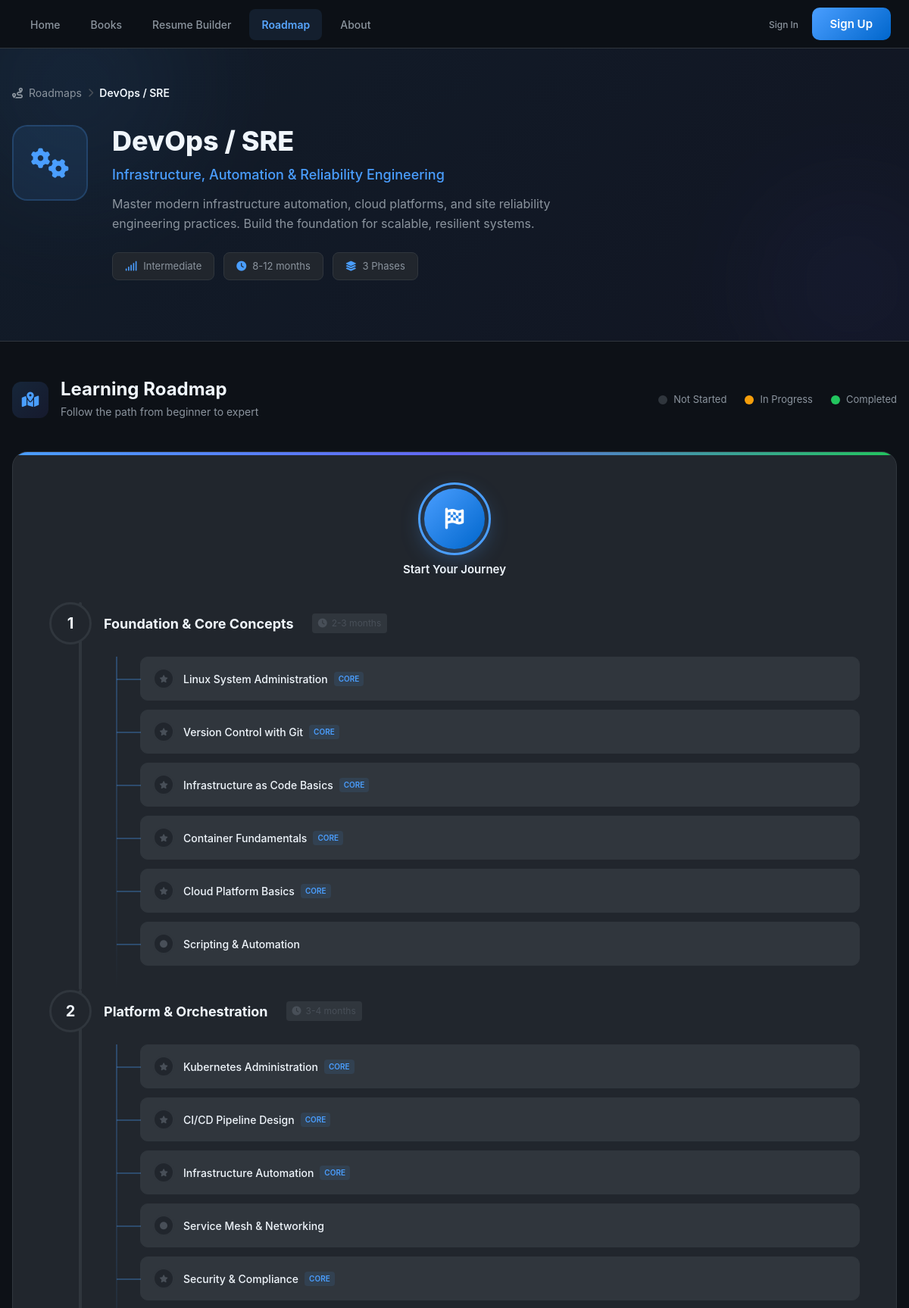
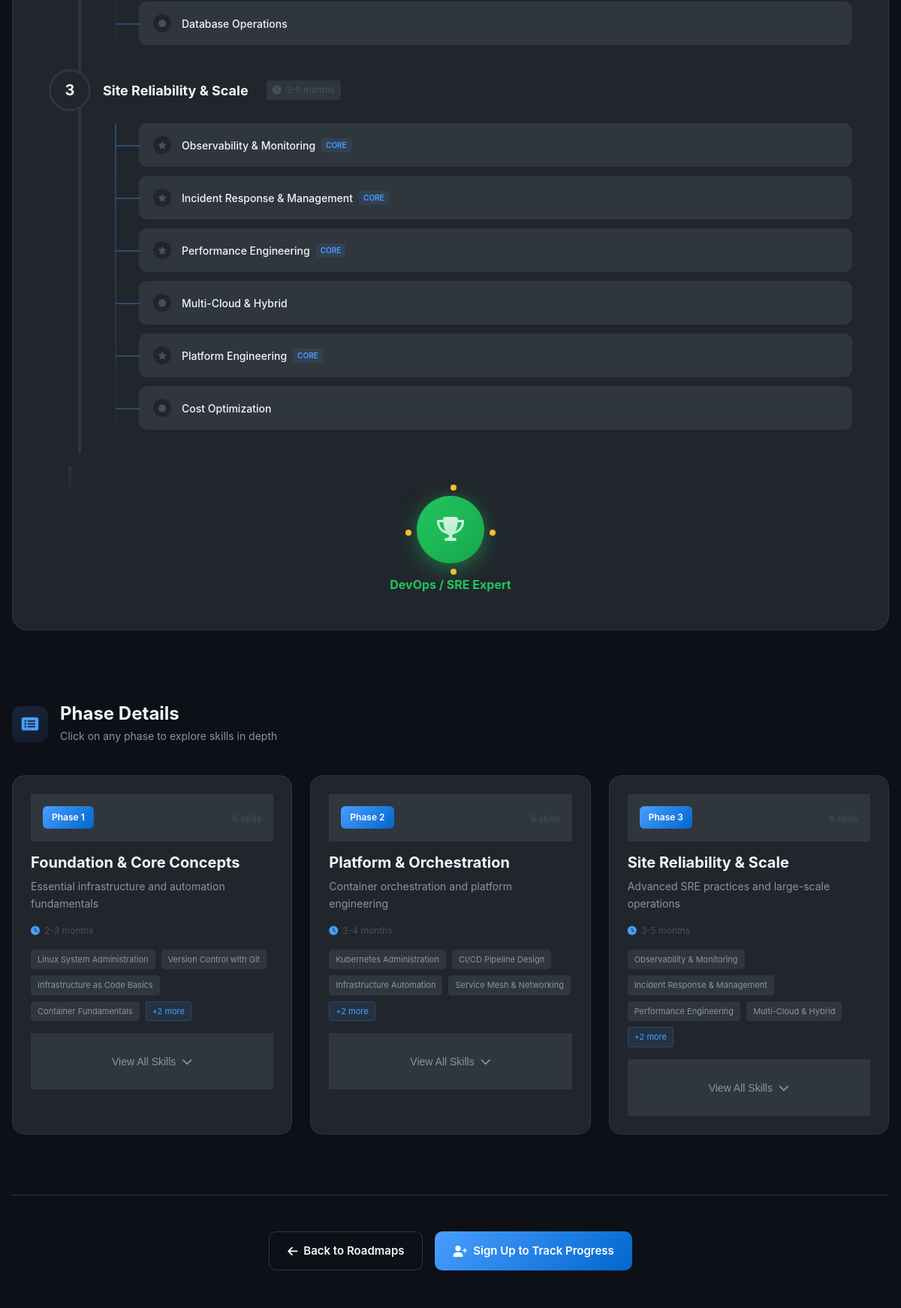
/roadmap/path/devops-sre/ (upper part), run on the app's committed database (2 pictures, top to bottom).
### roadmap/models.py (models this page shows, shortened)
class RoadmapPath(models.Model):
    DIFFICULTY_CHOICES = [
        ('beginner', 'Beginner'),
        ('intermediate', 'Intermediate'),
        ('advanced', 'Advanced'),
    ]
    name = models.CharField(max_length=100, unique=True)
    slug = models.SlugField(max_length=100, unique=True, blank=True)
    subtitle = models.CharField(max_length=200)
    description = models.TextField()
    icon_class = models.CharField(max_length=50, default='fas fa-route')
    difficulty = models.CharField(max_length=20, choices=DIFFICULTY_CHOICES, default='intermediate')
    estimated_duration = models.CharField(max_length=50)  # e.g., "12-18 months"
    order = models.PositiveIntegerField(default=0)
    is_active = models.BooleanField(default=True)
    created_at = models.DateTimeField(auto_now_add=True)
    updated_at = models.DateTimeField(auto_now=True)
    class Meta:
        ordering = ['order', 'name']
        verbose_name = 'Roadmap Path'
        verbose_name_plural = 'Roadmap Paths'

class RoadmapPhase(models.Model):
    roadmap_path = models.ForeignKey(RoadmapPath, on_delete=models.CASCADE, related_name='phases')
    name = models.CharField(max_length=100)
    description = models.TextField()
    duration = models.CharField(max_length=50)  # e.g., "3-4 months"
    order = models.PositiveIntegerField(default=0)
    is_active = models.BooleanField(default=True)
    created_at = models.DateTimeField(auto_now_add=True)
    updated_at = models.DateTimeField(auto_now=True)
    class Meta:
        ordering = ['roadmap_path', 'order']
        unique_together = ['roadmap_path', 'order']
        verbose_name = 'Roadmap Phase'
        verbose_name_plural = 'Roadmap Phases'

class RoadmapSkill(models.Model):
    phase = models.ForeignKey(RoadmapPhase, on_delete=models.CASCADE, related_name='skills')
    name = models.CharField(max_length=200)
    description = models.TextField(blank=True)
    is_core = models.BooleanField(default=True)  # Core vs optional skill
    order = models.PositiveIntegerField(default=0)
    created_at = models.DateTimeField(auto_now_add=True)
    updated_at = models.DateTimeField(auto_now=True)
    class Meta:
        ordering = ['phase', 'order']
        unique_together = ['phase', 'order']
        verbose_name = 'Roadmap Skill'
        verbose_name_plural = 'Roadmap Skills'

### roadmap/views.py (the view, shortened to what this page needs)
# urls.py: path('path/<slug:slug>/', views.path_detail, name='path_detail'),
@never_cache
@vary_on_headers('User-Agent')
def path_detail(request, slug):
    roadmap_path = get_object_or_404(RoadmapPath, slug=slug, is_active=True)
    phases = roadmap_path.phases.filter(is_active=True).prefetch_related('skills').order_by('order')
    user_progress = {}
    context = {
        'roadmap_path': roadmap_path,
        'phases': phases,
        'user_progress': user_progress,
        'page_type': 'roadmap_detail',  # For state isolation
        'path_slug': slug,  # Explicit path identifier
    }
    return render(request, 'roadmap/path_detail.html', context)

### accounts/context_processors.py (called while the page is built)
def access_control_context(request):
    try:
        if hasattr(request, 'user') and request.user and request.user.is_authenticated:
            return {
                'access_context': get_user_access_context(request.user)
            }
    except Exception as e:
        import logging
        logger = logging.getLogger(__name__)
        logger.error(f"Error in access_control_context: {e}")
    return {
        'access_context': {
            'has_content_access': False,
            'is_superuser': False,
            'access_status': None,
            'can_request_access': False,
            'access_status_display': 'Unknown'
        }
    }

### roadmap/templates/roadmap/path_detail.html (shortened to what this page needs)
{% extends 'base.html' %}
{% load static %}
{% load roadmap_extras %}
{% block content %}
<div class="roadmap-detail-page">
  <div class="roadmap-hero-header">
    <div class="hero-bg-effects">
      <div class="hero-glow glow-1"></div>
      <div class="hero-glow glow-2"></div>
    </div>
    <div class="container">
      <div class="breadcrumb-nav">
        <a href="{% url 'roadmap:home' %}"><i class="fas fa-route"></i> Roadmaps</a>
        <i class="fas fa-chevron-right"></i>
        <span>{{ roadmap_path.name }}</span>
      </div>
      <div class="hero-content">
        <div class="path-icon-large">
          <i class="{{ roadmap_path.icon_class }}"></i>
        </div>
        <div class="path-info">
          <h1>{{ roadmap_path.name }}</h1>
          <p class="subtitle">{{ roadmap_path.subtitle }}</p>
          <p class="description">{{ roadmap_path.description }}</p>
          <div class="path-meta">
            <span class="meta-badge"><i class="fas fa-signal"></i> {{ roadmap_path.get_difficulty_display }}</span>
            <span class="meta-badge"><i class="fas fa-clock"></i> {{ roadmap_path.estimated_duration }}</span>
            <span class="meta-badge"><i class="fas fa-layer-group"></i> {{ phases.count }} Phases</span>
          </div>
        </div>
      </div>
    </div>
  </div>
  <div class="container">
    <div class="roadmap-visual-section">
      <div class="section-header">
        <div class="section-title">
          <div class="title-icon"><i class="fas fa-map-marked-alt"></i></div>
          <div>
            <h2>Learning Roadmap</h2>
            <p>Follow the path from beginner to expert</p>
          </div>
        </div>
        <div class="legend">
          <span class="legend-item"><span class="dot not-started"></span> Not Started</span>
          <span class="legend-item"><span class="dot in-progress"></span> In Progress</span>
          <span class="legend-item"><span class="dot completed"></span> Completed</span>
        </div>
      </div>
      <div class="visual-roadmap">
        <div class="roadmap-start">
          <div class="start-node">
            <div class="node-inner">
              <i class="fas fa-flag-checkered"></i>
            </div>
            <div class="node-pulse"></div>
          </div>
          <span class="start-label">Start Your Journey</span>
        </div>
        <div class="roadmap-timeline">
          {% for phase in phases %}
          <div class="timeline-phase phase-{{ forloop.counter }}" data-phase="{{ forloop.counter }}">
            <div class="phase-connector">
              <div class="connector-line"></div>
            </div>
            <div class="phase-node-wrapper">
              <div class="phase-node" data-phase-id="{{ phase.id }}">
                <div class="node-number">{{ forloop.counter }}</div>
              </div>
              <div class="phase-label">{{ phase.name }}</div>
              <div class="phase-duration"><i class="fas fa-clock"></i> {{ phase.duration }}</div>
            </div>
            <div class="skills-branch">
              <div class="branch-line"></div>
              <div class="skills-container">
                {% for skill in phase.skills.all %}
                <div class="skill-node {% if skill.id in user_progress %}skill-{{ user_progress|lookup:skill.id }}{% else %}skill-not-started{% endif %}"
                     data-skill-id="{{ skill.id }}"
                     data-skill-name="{{ skill.name }}">
                  <div class="skill-dot">
                    {% if skill.is_core %}
                    <i class="fas fa-star"></i>
                    {% else %}
                    <i class="fas fa-circle"></i>
                    {% endif %}
                  </div>
                  <div class="skill-info">
                    <span class="skill-name">{{ skill.name }}</span>
                    {% if skill.is_core %}<span class="core-tag">Core</span>{% endif %}
                  </div>
                </div>
                {% endfor %}
              </div>
            </div>
          </div>
          {% endfor %}
        </div>
        <div class="roadmap-end">
          <div class="end-connector">
            <div class="connector-line"></div>
          </div>
          <div class="end-node">
            <div class="node-inner">
              <i class="fas fa-trophy"></i>
            </div>
            <div class="node-glow"></div>
            <div class="celebration-particles">
              <span></span><span></span><span></span><span></span>
            </div>
          </div>
          <span class="end-label">{{ roadmap_path.name }} Expert</span>
        </div>
      </div>
    </div>
    <div class="phase-details-section">
      <div class="section-header">
        <div class="section-title">
          <div class="title-icon"><i class="fas fa-list-alt"></i></div>
          <div>
            <h2>Phase Details</h2>
            <p>Click on any phase to explore skills in depth</p>
          </div>
        </div>
      </div>
      <div class="phase-cards-grid">
        {% for phase in phases %}
        <div class="phase-detail-card" data-phase="{{ forloop.counter }}">
          <div class="card-header">
            <div class="phase-badge">Phase {{ forloop.counter }}</div>
            <div class="phase-status">
              <span class="skills-count">{{ phase.skills.count }} skills</span>
            </div>
          </div>
          <h3>{{ phase.name }}</h3>
          <p>{{ phase.description }}</p>
          <div class="card-meta">
            <span><i class="fas fa-clock"></i> {{ phase.duration }}</span>
          </div>
          <div class="card-skills-preview">
            {% for skill in phase.skills.all|slice:":4" %}
            <span class="skill-tag">{{ skill.name }}</span>
            {% endfor %}
            {% if phase.skills.count > 4 %}
            <span class="skill-tag more">+{{ phase.skills.count|add:"-4" }} more</span>
            {% endif %}
          </div>
          <div class="card-footer">
            <button class="expand-btn" data-phase="{{ forloop.counter }}">
              <span>View All Skills</span>
              <i class="fas fa-chevron-down"></i>
            </button>
          </div>
        </div>
        {% endfor %}
      </div>
    </div>
    <div class="page-actions">
      <a href="{% url 'roadmap:home' %}" class="btn-secondary">
        <i class="fas fa-arrow-left"></i> Back to Roadmaps
      </a>
      {% if user.is_authenticated %}
      <button class="btn-primary" id="reset-progress">
        <i class="fas fa-redo"></i> Reset Progress
      </button>
      {% else %}
      <a href="{% url 'accounts.signup' %}" class="btn-primary">
        <i class="fas fa-user-plus"></i> Sign Up to Track Progress
      </a>
      {% endif %}
    </div>
  </div>
</div>
{% endblock %}

### booksstore/static/css/dark-theme-unified.css (style rules this page uses)
:root { --bg-primary: #0d1117; --bg-secondary: #161b22; --bg-surface: #21262d; --bg-elevated: #30363d; --bg-overlay: #161b22; --bg-input: #0d1117; --bg-hero: linear-gradient(135deg, #0d1117 0%, #161b22 100%); --text-primary: #f0f6fc; --text-secondary: #8b949e; --text-tertiary: #6e7681; --text-muted: #484f58; --text-inverse: #24292f; --accent-primary: #58a6ff; --accent-hover: #388bfd; --accent-active: #1f6feb; --accent-subtle: rgba(88, 166, 255, 0.1); --accent-muted: rgba(88, 166, 255, 0.4); --accent-emphasis: #1f6feb; --success: #3fb950; --success-subtle: rgba(63, 185, 80, 0.15); --success-muted: rgba(63, 185, 80, 0.4); --warning: #d29922; --warning-subtle: rgba(210, 153, 34, 0.15); --warning-muted: rgba(210, 153, 34, 0.4); --error: #f85149; --error-subtle: rgba(248, 81, 73, 0.15); --error-muted: rgba(248, 81, 73, 0.4); --info: #79c0ff; --info-subtle: rgba(121, 192, 255, 0.15); --info-muted: rgba(121, 192, 255, 0.4); --border-default: #30363d; --border-muted: #21262d; --border-subtle: #484f58; --border-emphasis: #6e7681; --border-focus: var(--accent-primary); --border-success: var(--success); --border-warning: var(--warning); --border-error: var(--error); --shadow-sm: 0 1px 2px rgba(0, 0, 0, 0.3); --shadow-md: 0 3px 6px rgba(0, 0, 0, 0.4); --shadow-lg: 0 8px 24px rgba(0, 0, 0, 0.5); --shadow-xl: 0 12px 48px rgba(0, 0, 0, 0.6); --glow-accent: 0 0 0 3px var(--accent-subtle); --glow-success: 0 0 0 3px var(--success-subtle); --glow-error: 0 0 0 3px var(--error-subtle); --space-1: 4px; --space-2: 8px; --space-3: 12px; --space-4: 16px; --space-5: 20px; --space-6: 24px; --space-8: 32px; --space-10: 40px; --space-12: 48px; --space-16: 64px; --space-20: 80px; --space-24: 96px; --font-size-xs: 12px; --font-size-sm: 14px; --font-size-base: 16px; --font-size-lg: 18px; --font-size-xl: 20px; --font-size-2xl: 24px; --font-size-3xl: 30px; --font-size-4xl: 36px; --font-size-5xl: 48px; --font-weight-normal: 400; --font-weight-medium: 500; --font-weight-semibold: 600; --font-weight-bold: 700; --line-height-tight: 1.25; --line-height-snug: 1.375; --line-height-normal: 1.5; --line-height-relaxed: 1.625; --radius-sm: 6px; --radius-md: 8px; --radius-lg: 12px; --radius-xl: 16px; --radius-2xl: 24px; --radius-full: 9999px; --transition-fast: 150ms cubic-bezier(0.4, 0, 0.2, 1); --transition-normal: 250ms cubic-bezier(0.4, 0, 0.2, 1); --transition-slow: 350ms cubic-bezier(0.4, 0, 0.2, 1); --ease-in: cubic-bezier(0.4, 0, 1, 1); --ease-out: cubic-bezier(0, 0, 0.2, 1); --ease-in-out: cubic-bezier(0.4, 0, 0.2, 1); }
* { box-sizing: border-box; margin: 0; padding: 0; }
html { font-size: 16px; line-height: var(--line-height-normal); -webkit-font-smoothing: antialiased; -moz-osx-font-smoothing: grayscale; scroll-behavior: smooth; }
body { font-family: -apple-system, BlinkMacSystemFont, 'Segoe UI', 'Noto Sans', Helvetica, Arial, sans-serif; font-size: var(--font-size-base); font-weight: var(--font-weight-normal); line-height: var(--line-height-normal); color: var(--text-primary); background-color: var(--bg-primary); overflow-x: hidden; min-height: 100vh; }
h1, h2, h3, h4, h5, h6 { font-weight: var(--font-weight-semibold); line-height: var(--line-height-tight); color: var(--text-primary); margin-bottom: var(--space-4); }
h1 { font-size: var(--font-size-4xl); font-weight: var(--font-weight-bold); }
h2 { font-size: var(--font-size-3xl); }
h3 { font-size: var(--font-size-2xl); }
p { color: var(--text-secondary); line-height: var(--line-height-relaxed); margin-bottom: var(--space-4); }
a { color: var(--accent-primary); text-decoration: none; transition: color var(--transition-fast); }
.btn-primary { background-color: var(--accent-primary); color: white; border-color: var(--accent-primary); }
.btn-secondary { background-color: var(--bg-surface); color: var(--text-primary); border-color: var(--border-default); }
.card-header { padding: var(--space-4); border-bottom: 1px solid var(--border-default); background-color: var(--bg-elevated); }
.card-footer { padding: var(--space-4); border-top: 1px solid var(--border-default); background-color: var(--bg-elevated); }
.container { width: 100%; max-width: 1200px; margin: 0 auto; padding: 0 var(--space-4); }

### booksstore/static/css/components-dark.css (style rules this page uses)
.path-meta { display: grid; grid-template-columns: repeat(2, 1fr); gap: var(--space-3); margin-bottom: var(--space-4); }

### data on the page
RoadmapPath: name "DevOps / SRE", subtitle "Infrastructure, Automation & Reliability Engineering", description "Master modern infrastructure automation, cloud platforms, and site reliability engineering practices. Build the foundation for scalable, resilient systems.", difficulty "Intermediate", estimated_duration "8-12 months"
RoadmapPhase: name "Foundation & Core Concepts", duration "2-3 months", skills.count "6", description "Essential infrastructure and automation fundamentals", skills.count|add "2"
RoadmapSkill: is_core True (drawn), name "Linux System Administration"
RoadmapSkill: is_core True (drawn), name "Version Control with Git"
RoadmapSkill: is_core True (drawn), name "Infrastructure as Code Basics"
RoadmapSkill: is_core True (drawn), name "Container Fundamentals"
RoadmapSkill: is_core True (drawn), name "Cloud Platform Basics"
RoadmapSkill: is_core False (drawn), name "Scripting & Automation"
RoadmapPhase: name "Platform & Orchestration", duration "3-4 months", skills.count "6", description "Container orchestration and platform engineering", skills.count|add "2"
RoadmapSkill: is_core True (drawn), name "Kubernetes Administration"
RoadmapSkill: is_core True (drawn), name "CI/CD Pipeline Design"
RoadmapSkill: is_core True (drawn), name "Infrastructure Automation"
RoadmapSkill: is_core False (drawn), name "Service Mesh & Networking"
RoadmapSkill: is_core True (drawn), name "Security & Compliance"
RoadmapSkill: is_core False (drawn), name "Database Operations"
RoadmapPhase: name "Site Reliability & Scale", duration "3-5 months", skills.count "6", description "Advanced SRE practices and large-scale operations", skills.count|add "2"
RoadmapSkill: is_core True (drawn), name "Observability & Monitoring"
RoadmapSkill: is_core True (drawn), name "Incident Response & Management"
RoadmapSkill: is_core True (drawn), name "Performance Engineering"
RoadmapSkill: is_core False (drawn), name "Multi-Cloud & Hybrid"
RoadmapSkill: is_core True (drawn), name "Platform Engineering"
RoadmapSkill: is_core False (drawn), name "Cost Optimization"

### other printed values
{{ phases.count }} "3"
